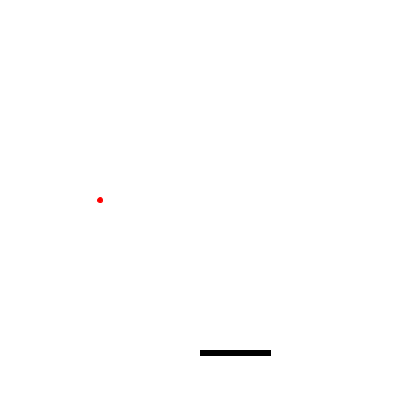
Frame 1 (no input)
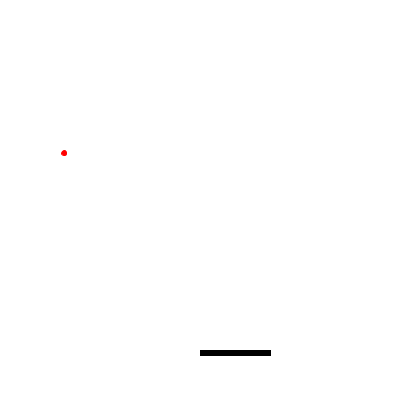
Frame 60 (the mouse pressed at the canvas centre just before this capture)
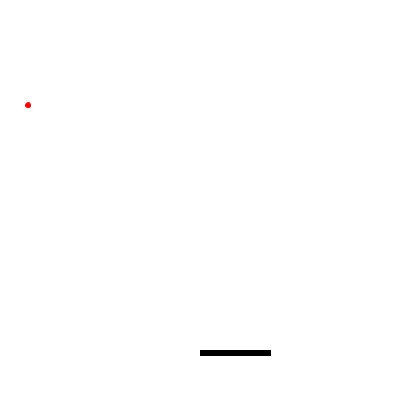
Frame 120 (the mouse held since frame 60 and released just before this capture)

The Processing sketch that drew these frames (run headless with seeded random() and noise(); from frame 60 on, the mouse is pressed at the canvas centre):

// Processing sketch: bouncer
// ── bouncer.pde
Board board = new Board();
Ball ball = new Ball(100, 200);

void setup() {
  size(400, 400);
  
  
}

void draw() {
  background(255);
  board.show();
  ball.show();
  
  board.move();
  ball.move();
}



public void keyPressed() {
  if (key == CODED) {
    if (keyCode == LEFT) {
      board.setDirection(-1);
    } else if (keyCode == RIGHT) {
      board.setDirection(1);
    }
  }
}

void keyReleased() {
  board.setDirection(0);
}

// ── Ball.pde
public class Ball {
  private final float RADIUS = 5;
  private final float SPEED = 1;
  
  private float x, y;
  private float dx, dy;
  private float direction;
  
  public Ball(float x, float y) {
    this.x = x;
    this.y = y;
    this.direction = random(0, 2 * PI);
    changeDirection(direction);
    println(direction);
  }
  
  
  public void show() {
    stroke(255, 0, 0);
    fill(255, 0, 0);
    ellipse(x, y, RADIUS, RADIUS);
  }
  
 
  public void changeDirection(float theta) {
    this.dx = cos(theta) * SPEED;
    this.dy = sin(theta) * SPEED;
  }
  
  public void move() {
    this.x += dx;
    this.y += dy;
  }
  
  
}

// ── Keyboard.pde
/**
Keeping track of key presses on the keyboard
*/

import java.util.*;

public class Keyboard {
  
  public static final int P1_LEFT = LEFT;
  public static final int P1_RIGHT = RIGHT;
  public static final int P2_LEFT = 'a';
  public static final int P2_RIGHT = 'd';
  
  private Stack<Integer> keys;
  private int left;
  private int right;
  private int size;
  
  
  public Keyboard(int left, int right) {
    this.keys = new Stack<Integer>();
    this.left = left;
    this.right = right;
    this.size = 0;
  }
  
  public void pressKey(int key) {
    if (this.size < 2) {
      keys.push(key);
      this.size++;
    }
    
  }
  
  public void releaseKey(int key) {
    // key released is on top of stack
    if (keys.peek() == key) {
      keys.pop();
    } else { // key not on top of stack
      int temp = keys.pop();
      keys.pop();
      keys.push(temp);
    }
    this.size--;
  }
  
  /**
  * Returns 0 is no keys currently pressed, returns key otherwise
  */
  public int currentKey() {
    if (keys.empty()) {
     return 0; 
    } else {
      return keys.peek();
    }
  }
  
  public int left() {
    return this.left;
  }
  
  public int right() {
    return this.right;
  }
  
}

// ── board.pde
public class Board {
  private final int HEIGHT = 5;
  private final int WIDTH = 70;
  private final int SPEED = 10;
  
  
  private float x, y;
  private float dx;
  
  public Board() {
    this.x = width * 2;
    this.y = height * 3.5;
    this.dx = 0;
  }
  
  public float getX() {
    return this.x;
  }
  
  public float getY() {
    return this.y;
  }
  
  
  public void show() {
    stroke(0);
    fill(0);
    rect(x, y, WIDTH, HEIGHT);
  }
  
  
  
  public void move() {
    if (x > 0 && x < width - WIDTH || x <= 0 && dx > 0 || x >= width - WIDTH && dx < 0) { 
      this.x += this.dx;
    } 
  }
  
  public void setDirection(int d) {
    this.dx = d * SPEED;
  }
  
  
  
}
